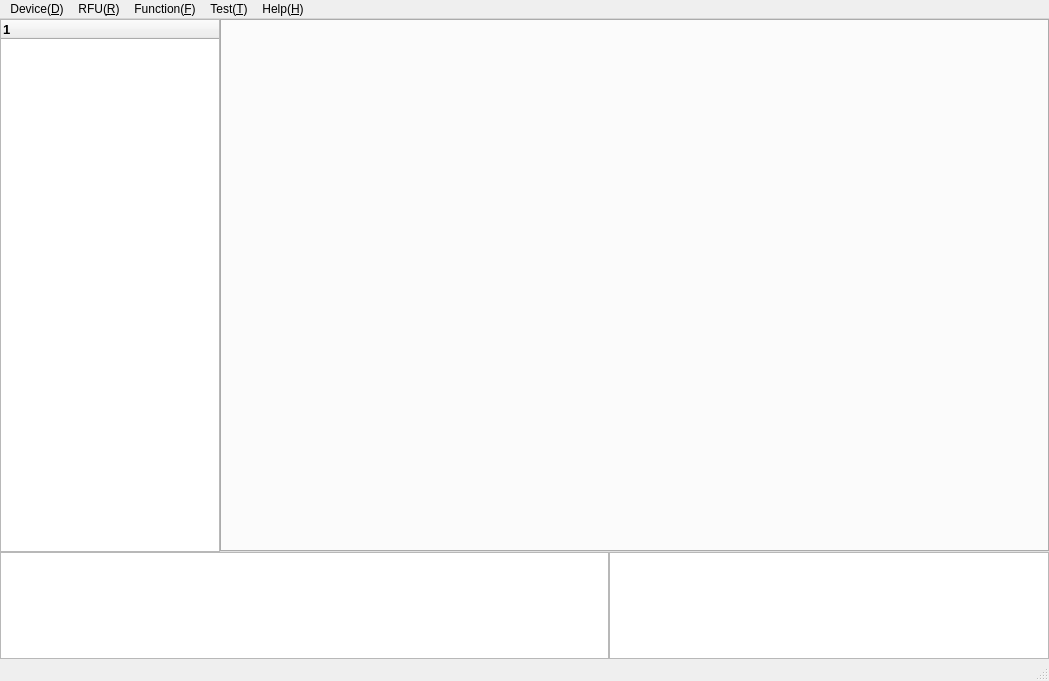
<?xml version="1.0" encoding="UTF-8"?>
<ui version="4.0">
 <class>MainWindow</class>
 <widget class="QMainWindow" name="MainWindow">
  <property name="geometry">
   <rect>
    <x>0</x>
    <y>0</y>
    <width>1049</width>
    <height>681</height>
   </rect>
  </property>
  <property name="sizePolicy">
   <sizepolicy hsizetype="Expanding" vsizetype="Expanding">
    <horstretch>1</horstretch>
    <verstretch>1</verstretch>
   </sizepolicy>
  </property>
  <property name="windowTitle">
   <string>MainWindow</string>
  </property>
  <widget class="QWidget" name="centralWidget">
   <layout class="QVBoxLayout" name="verticalLayout" stretch="5,1">
    <property name="spacing">
     <number>0</number>
    </property>
    <property name="leftMargin">
     <number>0</number>
    </property>
    <property name="topMargin">
     <number>0</number>
    </property>
    <property name="rightMargin">
     <number>0</number>
    </property>
    <property name="bottomMargin">
     <number>0</number>
    </property>
    <item>
     <layout class="QHBoxLayout" name="horizontalLayout_0">
      <property name="spacing">
       <number>0</number>
      </property>
      <item>
       <widget class="QTreeWidget" name="mainTree">
        <property name="sizePolicy">
         <sizepolicy hsizetype="Fixed" vsizetype="Expanding">
          <horstretch>0</horstretch>
          <verstretch>5</verstretch>
         </sizepolicy>
        </property>
        <property name="maximumSize">
         <size>
          <width>220</width>
          <height>16777215</height>
         </size>
        </property>
        <property name="font">
         <font>
          <pointsize>10</pointsize>
          <weight>75</weight>
          <bold>true</bold>
         </font>
        </property>
        <property name="selectionMode">
         <enum>QAbstractItemView::SingleSelection</enum>
        </property>
        <column>
         <property name="text">
          <string notr="true">1</string>
         </property>
        </column>
       </widget>
      </item>
      <item>
       <widget class="QTabWidget" name="mainTab">
        <property name="sizePolicy">
         <sizepolicy hsizetype="Expanding" vsizetype="Expanding">
          <horstretch>1</horstretch>
          <verstretch>5</verstretch>
         </sizepolicy>
        </property>
        <property name="font">
         <font>
          <family>微软雅黑</family>
          <pointsize>10</pointsize>
          <weight>75</weight>
          <bold>true</bold>
         </font>
        </property>
        <property name="styleSheet">
         <string notr="true"/>
        </property>
       </widget>
      </item>
     </layout>
    </item>
    <item>
     <layout class="QHBoxLayout" name="horizontalLayout_1" stretch="0,0">
      <property name="spacing">
       <number>0</number>
      </property>
      <item>
       <widget class="QRDTTableView" name="msgTableView">
        <property name="sizePolicy">
         <sizepolicy hsizetype="Expanding" vsizetype="Expanding">
          <horstretch>1</horstretch>
          <verstretch>1</verstretch>
         </sizepolicy>
        </property>
       </widget>
      </item>
      <item>
       <widget class="QRDTTableView" name="regTableView">
        <property name="sizePolicy">
         <sizepolicy hsizetype="Fixed" vsizetype="Expanding">
          <horstretch>0</horstretch>
          <verstretch>1</verstretch>
         </sizepolicy>
        </property>
        <property name="minimumSize">
         <size>
          <width>440</width>
          <height>0</height>
         </size>
        </property>
       </widget>
      </item>
     </layout>
    </item>
   </layout>
  </widget>
  <widget class="QMenuBar" name="menuBar">
   <property name="geometry">
    <rect>
     <x>0</x>
     <y>0</y>
     <width>1049</width>
     <height>23</height>
    </rect>
   </property>
   <widget class="QMenu" name="menuDevice">
    <property name="title">
     <string>Device(&amp;D)</string>
    </property>
    <addaction name="actionInit"/>
    <addaction name="actionPCIE_Restart"/>
    <addaction name="separator"/>
    <addaction name="actionTuneOCXO"/>
    <addaction name="separator"/>
    <addaction name="actionCXU_Restart"/>
    <addaction name="actionCXU_Shutdown"/>
    <addaction name="separator"/>
    <addaction name="actionExit"/>
   </widget>
   <widget class="QMenu" name="menuRFU">
    <property name="title">
     <string>RFU(&amp;R)</string>
    </property>
    <addaction name="actionRFU0"/>
    <addaction name="actionRFU1"/>
    <addaction name="actionRFU2"/>
    <addaction name="actionRFU3"/>
    <addaction name="actionRFU4"/>
   </widget>
   <widget class="QMenu" name="menuFunction">
    <property name="title">
     <string>Function(&amp;F)</string>
    </property>
    <addaction name="actionArbViewer"/>
    <addaction name="separator"/>
    <addaction name="actionStarAllIQ_Capture"/>
    <addaction name="actionStopAllIQ_Capture"/>
    <addaction name="separator"/>
    <addaction name="actionLogConfig"/>
    <addaction name="actionLogViewer"/>
    <addaction name="separator"/>
    <addaction name="actionInstrumtControl"/>
    <addaction name="actionCalculator"/>
    <addaction name="actionNI_IO_Trace"/>
   </widget>
   <widget class="QMenu" name="menuTest">
    <property name="title">
     <string>Test(&amp;T)</string>
    </property>
    <addaction name="actionProgramFPGAbit"/>
    <addaction name="actionAlgorithm_5355"/>
    <addaction name="actionFittingInterpolation"/>
   </widget>
   <widget class="QMenu" name="menuHelp">
    <property name="title">
     <string>Help(&amp;H)</string>
    </property>
    <addaction name="actionAbout"/>
   </widget>
   <addaction name="menuDevice"/>
   <addaction name="menuRFU"/>
   <addaction name="menuFunction"/>
   <addaction name="menuTest"/>
   <addaction name="menuHelp"/>
  </widget>
  <widget class="QStatusBar" name="statusBar"/>
  <action name="actionInit">
   <property name="text">
    <string>Initialization(&amp;I)</string>
   </property>
   <property name="statusTip">
    <string>Init Device in Menu RFU</string>
   </property>
  </action>
  <action name="actionPCIE_Restart">
   <property name="text">
    <string>PCIE Restart(&amp;P)</string>
   </property>
  </action>
  <action name="actionTuneOCXO">
   <property name="text">
    <string>Tune OCXO(&amp;T)</string>
   </property>
  </action>
  <action name="actionCXU_Restart">
   <property name="text">
    <string>CXU Restart(&amp;R)</string>
   </property>
  </action>
  <action name="actionCXU_Shutdown">
   <property name="text">
    <string>CXU Shutdown(&amp;S)</string>
   </property>
  </action>
  <action name="actionExit">
   <property name="text">
    <string>Exit(&amp;X)</string>
   </property>
   <property name="statusTip">
    <string>Exit</string>
   </property>
  </action>
  <action name="actionRFU0">
   <property name="checkable">
    <bool>true</bool>
   </property>
   <property name="text">
    <string>RFU0(&amp;0)</string>
   </property>
  </action>
  <action name="actionRFU1">
   <property name="checkable">
    <bool>true</bool>
   </property>
   <property name="text">
    <string>RFU1(&amp;1)</string>
   </property>
  </action>
  <action name="actionRFU2">
   <property name="checkable">
    <bool>true</bool>
   </property>
   <property name="checked">
    <bool>true</bool>
   </property>
   <property name="text">
    <string>RFU2(&amp;2)</string>
   </property>
  </action>
  <action name="actionRFU3">
   <property name="checkable">
    <bool>true</bool>
   </property>
   <property name="text">
    <string>RFU3(&amp;3)</string>
   </property>
  </action>
  <action name="actionRFU4">
   <property name="checkable">
    <bool>true</bool>
   </property>
   <property name="text">
    <string>RFU4(&amp;4)</string>
   </property>
  </action>
  <action name="actionArbViewer">
   <property name="text">
    <string>Arb Viewer(&amp;A)</string>
   </property>
  </action>
  <action name="actionStarAllIQ_Capture">
   <property name="text">
    <string>Start All IQ Capture(&amp;R)</string>
   </property>
  </action>
  <action name="actionStopAllIQ_Capture">
   <property name="text">
    <string>Stop All IQ Capture(&amp;O)</string>
   </property>
  </action>
  <action name="actionLogConfig">
   <property name="text">
    <string>Log Config(&amp;L)</string>
   </property>
  </action>
  <action name="actionLogViewer">
   <property name="text">
    <string>Log Viewer(&amp;V)</string>
   </property>
  </action>
  <action name="actionInstrumtControl">
   <property name="text">
    <string>Instrument Control(&amp;I)</string>
   </property>
  </action>
  <action name="actionCalculator">
   <property name="text">
    <string>Calculator(&amp;C)</string>
   </property>
  </action>
  <action name="actionNI_IO_Trace">
   <property name="text">
    <string>NI IO Trace(&amp;N)</string>
   </property>
  </action>
  <action name="actionProgramFPGAbit">
   <property name="text">
    <string>Program FPGA bit(&amp;P)</string>
   </property>
  </action>
  <action name="actionAlgorithm_5355">
   <property name="text">
    <string>Algorithm 5355(&amp;A)</string>
   </property>
  </action>
  <action name="actionFittingInterpolation">
   <property name="text">
    <string>Fitting &amp; Interpolation(&amp;F)</string>
   </property>
  </action>
  <action name="actionAbout">
   <property name="text">
    <string>About(&amp;A)</string>
   </property>
  </action>
  <action name="actionR1D">
   <property name="text">
    <string>R1D(&amp;C)</string>
   </property>
  </action>
  <action name="actionR1E">
   <property name="text">
    <string>R1E(&amp;B)</string>
   </property>
  </action>
 </widget>
 <layoutdefault spacing="6" margin="11"/>
 <customwidgets>
  <customwidget>
   <class>QRDTTableView</class>
   <extends>QTableView</extends>
   <header>q_rdt_tableview.h</header>
  </customwidget>
 </customwidgets>
 <resources/>
 <connections/>
</ui>
